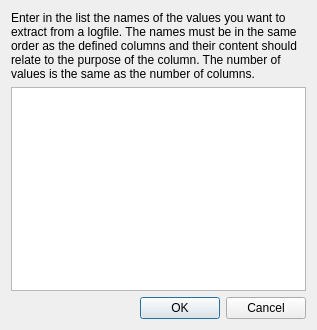
<?xml version="1.0" encoding="UTF-8"?>
<ui version="4.0">
 <class>TValueSelect</class>
 <widget class="QDialog" name="TValueSelect">
  <property name="geometry">
   <rect>
    <x>0</x>
    <y>0</y>
    <width>317</width>
    <height>330</height>
   </rect>
  </property>
  <property name="acceptDrops">
   <bool>false</bool>
  </property>
  <property name="windowTitle">
   <string>Select JSON values</string>
  </property>
  <property name="windowIcon">
   <iconset resource="itpploganalyzer.qrc">
    <normaloff>:/resources/itpploganalyzer.png</normaloff>:/resources/itpploganalyzer.png</iconset>
  </property>
  <property name="modal">
   <bool>true</bool>
  </property>
  <layout class="QVBoxLayout" name="verticalLayout">
   <item>
    <widget class="QLabel" name="labelHelp">
     <property name="text">
      <string>Enter in the list the names of the values you want to extract from a logfile. The names must be in the same order as the defined columns and their content should relate to the purpose of the column. The number of values is the same as the number of columns.</string>
     </property>
     <property name="wordWrap">
      <bool>true</bool>
     </property>
    </widget>
   </item>
   <item>
    <widget class="QTableWidget" name="tableWidgetValues"/>
   </item>
   <item>
    <widget class="QDialogButtonBox" name="buttonBox">
     <property name="orientation">
      <enum>Qt::Orientation::Horizontal</enum>
     </property>
     <property name="standardButtons">
      <set>QDialogButtonBox::StandardButton::Cancel|QDialogButtonBox::StandardButton::Ok</set>
     </property>
    </widget>
   </item>
  </layout>
 </widget>
 <resources>
  <include location="itpploganalyzer.qrc"/>
 </resources>
 <connections>
  <connection>
   <sender>buttonBox</sender>
   <signal>accepted()</signal>
   <receiver>TValueSelect</receiver>
   <slot>accept()</slot>
   <hints>
    <hint type="sourcelabel">
     <x>209</x>
     <y>310</y>
    </hint>
    <hint type="destinationlabel">
     <x>157</x>
     <y>274</y>
    </hint>
   </hints>
  </connection>
  <connection>
   <sender>buttonBox</sender>
   <signal>rejected()</signal>
   <receiver>TValueSelect</receiver>
   <slot>reject()</slot>
   <hints>
    <hint type="sourcelabel">
     <x>209</x>
     <y>316</y>
    </hint>
    <hint type="destinationlabel">
     <x>218</x>
     <y>274</y>
    </hint>
   </hints>
  </connection>
 </connections>
</ui>
